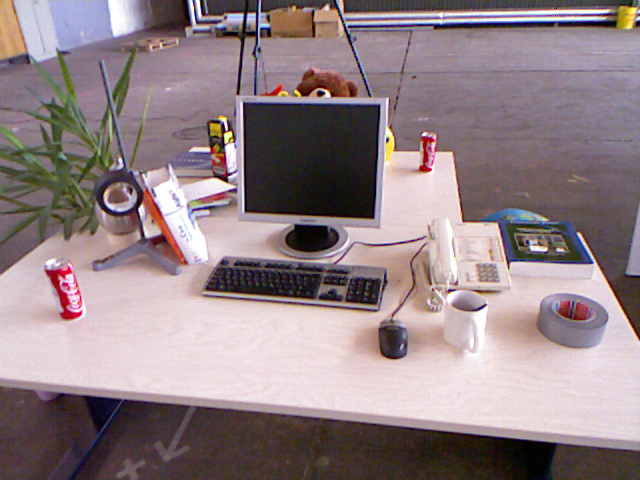
//> input picture nicolas/ch7/images/1.png, 640 x 480 px
$ ./orb_self   (built with g++ and OpenCV 4)
//> lines starting //> are read from the running program, lines starting //| are printed output that depends on the picture
### nicolas/common/libUtils_eigen.h
#ifndef LIBUTILS_EIGEN_H_
#define LIBUTILS_EIGEN_H_
// The above macro definition is to prevent redefinition errors caused by repeated references to this header file

#include "libUtils_eigen.cpp"

/* ===================== */
/*  Function Prototypes  */
/* ===================== */
/* Eigen3/Sophus */
template <typename TTypeEigenMat>
void printMatrix(const char text[], TTypeEigenMat mat);

template <typename TTypeEigenVec>
void printVector(const char text[], TTypeEigenVec vec);

template <typename TTypeEigenQuat>
void printQuaternion(const char text[], TTypeEigenQuat quat);

Eigen::Vector2d cam2pixel(const Eigen::Vector3d &P, const Eigen::Matrix3d &K);

#endif

### nicolas/common/libUtils_basic.h
#ifndef LIBUTILS_BASIC_H_
#define LIBUTILS_BASIC_H_
// The above macro definition is to prevent redefinition errors caused by repeated references to this header file

#include "libUtils_basic.cpp"

/* ===================== */
/*  Function Prototypes  */
/* ===================== */
/* Basic */
void printVec(const char text[], const std::vector<double> &vec);

template <typename TTypeVec>
TTypeVec slicing(TTypeVec &arr, int begin_idx, int end_idx);

/* Chrono */
void printElapsedTime(const char text[], Timer t1, Timer t2);

#endif

### nicolas/common/libUtils_basic.cpp
/* =========== */
/*  Libraries  */
/* =========== */
/* System Libraries */
#include <iostream>
#include <string>
#include <vector>
#include <chrono>

using namespace std;

/* Basic */
// [11 lines left out: function printVec, not called in this run]

template <typename TTypeVec>
// [14 lines left out: function slicing, not called in this run]

/* Chrono */
typedef chrono::steady_clock::time_point Timer;
void printElapsedTime(const char text[], Timer t1, Timer t2){
    chrono::duration<double> time_elapsed = chrono::duration_cast<chrono::duration<double>>(t2 - t1);
    cout << text << time_elapsed.count() << " s" << endl;
}

### nicolas/ch7/orb_features/src/orb_self.cpp
/* =========== */
/*  Libraries  */
/* =========== */
/* System Libraries */
#include <string>
#include <nmmintrin.h>
#include <chrono>

/* OpenCV Libraries */
#include <opencv2/opencv.hpp>

/* Custom Libraries */
#include "../../../common/libUtils_basic.h"
#include "../../../common/libUtils_eigen.h"
#include "../../../common/libUtils_opencv.h"

using namespace std;
using namespace cv;

/* Global Variables */
string image1_filepath = "../../images/1.png";
string image2_filepath = "../../images/2.png";

// In this example, we use a 256-bit Binary Description, which corresponds to 8 32-bit unsigned int data (8x32=256 bits)
typedef vector<uint32_t> DescType;  // Descriptor Type

/* ===================== */
/*  Function Prototypes  */
/* ===================== */
/**
 * @brief Compute descriptor of the ORB keypoints
 * @param img Input Image
 * @param keypoints Detected FAST Keypoints
 * @param descriptors Descriptors
 *
 * NOTE: If a keypoint goes outside the image boundary (8 pixels), descriptors will not be computed and will be left as empty.
 */
void ComputeORB(const Mat &img, vector<KeyPoint> &keypoints, vector<DescType> &descriptors);

/**
 * @brief Brute-Force Matching two sets of descriptors
 * @param desc1 The first descriptor
 * @param desc2 The second descriptor
 * @param matches Matches of the two images
 */
void BFMatcher_custom(const vector<DescType> &desc1, const vector<DescType> &desc2, vector<DMatch> &matches);

/* ====== */
/*  Main  */
/* ====== */
/* This program demonstrates how to extract ORB features and perform matching from scratch (Faster than the OpenCV version). */
int main(int argc, char **argv) {
    cout << "[orb_self] Hello!" << endl << endl;

    /* Load the images */
    Mat image1 = imread(image1_filepath, CV_LOAD_IMAGE_COLOR);
//> image1 is the input picture: 480 rows x 640 cols, CV_8UC3; mean B, G, R 133.9, 129.9, 146.3
    Mat image2 = imread(image2_filepath, CV_LOAD_IMAGE_COLOR);
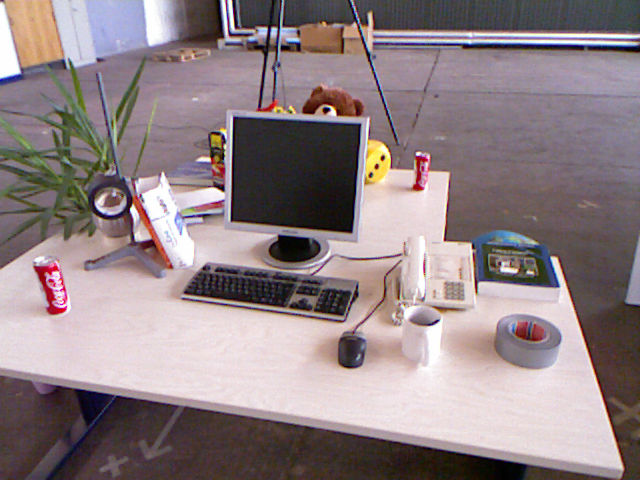
//> input picture nicolas/ch7/images/2.png, 640 x 480 px
//> image2 is the input picture: 480 rows x 640 cols, CV_8UC3; mean B, G, R 133.1, 129.9, 144.4
    assert(image1.data != nullptr && image2.data != nullptr);  // FIXME: I think this its not working!

    /* Initialization */
    vector<KeyPoint> keypoints1, keypoints2;
    vector<DescType> descriptors1, descriptors2;

    /* ---------------------------------- */
    /*  Features Extraction and Matching  */
    /* ---------------------------------- */
    //--- Step 1: Calculate Oriented FAST keypoints, threshold=40
    Timer t1 = chrono::steady_clock::now();
    FAST(image1, keypoints1, 40);
//> keypoints1 = 493 keypoints; strongest (x, y, size): (244, 313, 7), (532, 205, 7), (586, 19, 7), (580, 3, 7)
    FAST(image1, keypoints2, 40);
//> keypoints2 has the same summary as keypoints1
    Timer t2 = chrono::steady_clock::now();

    //--- Step 2: Calculate the BRIEF descriptors based on the position of Oriented FAST keypoints
    ComputeORB(image1, keypoints1, descriptors1);
//> the loop in ComputeORB, `for(auto &kp: keypoints)` made 493 passes
//> after the loop in ComputeORB, `for(auto &kp: keypoints)`: bad_points = 42; descriptors = 493 items
//| bad/total: 42/493
//> descriptors1 = 493 items
    ComputeORB(image2, keypoints2, descriptors2);
//> the loop in ComputeORB (call 2), `for(auto &kp: keypoints)` made 493 passes
//| bad/total: 42/493
//> descriptors2 = 493 items
    Timer t3 = chrono::steady_clock::now();

    //cout << descriptors1 << endl;
    //cout << descriptors2 << endl;

    Mat outImage1, outImage2;
    drawKeypoints(image1, keypoints1, outImage1, Scalar::all(-1), DrawMatchesFlags::DEFAULT);
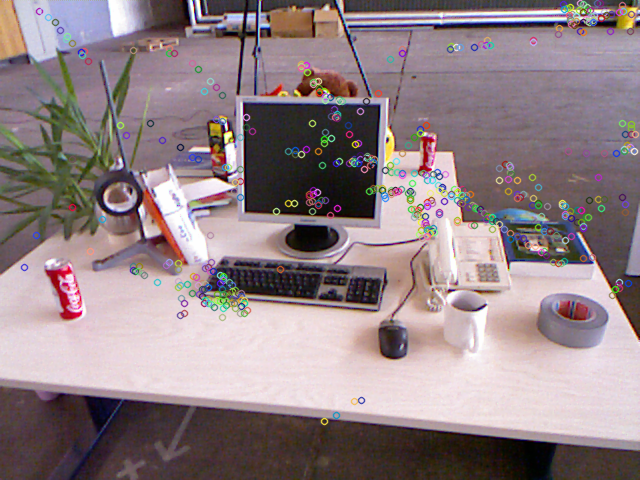
//> outImage1: 480 rows x 640 cols, CV_8UC3; mean B, G, R 134, 130, 146
    drawKeypoints(image2, keypoints2, outImage2, Scalar::all(-1), DrawMatchesFlags::DEFAULT);

    //--- Step 3: Match the BRIEF descriptors of the two images using the Hamming distance
    vector<DMatch> matches;

    Timer t4 = chrono::steady_clock::now();
    BFMatcher_custom(descriptors1, descriptors2, matches);
//> (the rest of the program and of its run is left out)
